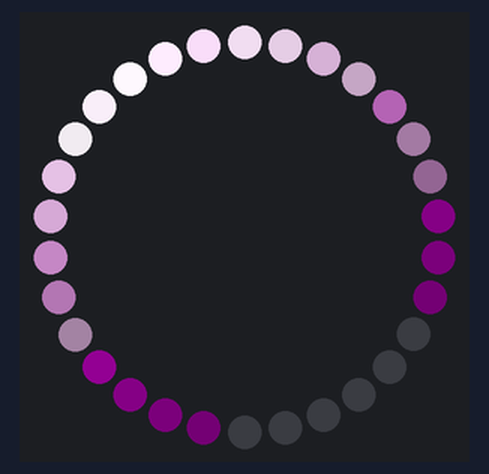
A program run on a simulated Circuit Playground running CircuitPython. On the bench: 30 RGB LEDs in a ring, first at the top, clockwise. Random numbers come from a fixed seed; what the program prints to the serial console is not drawn.

Above: at 0.45 s.
At 1.35 s:
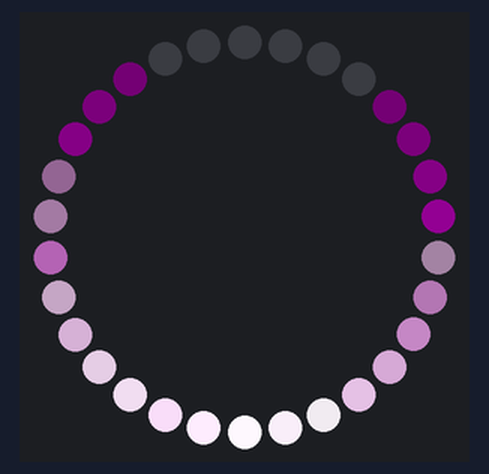
At 1.95 s:
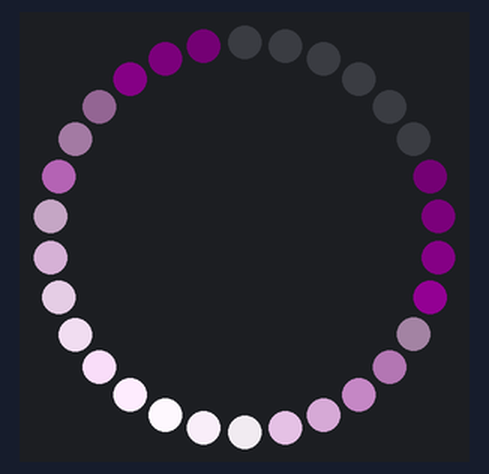
At 2.56 s:
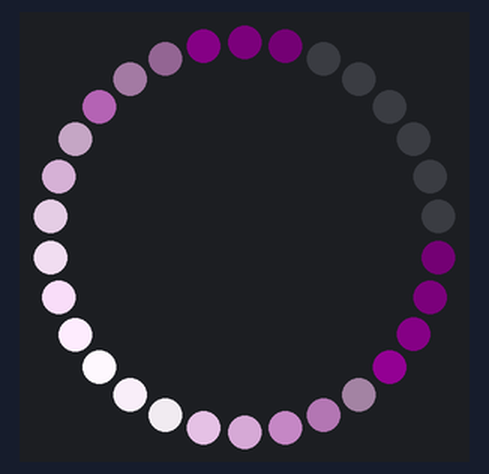
At 3.46 s:
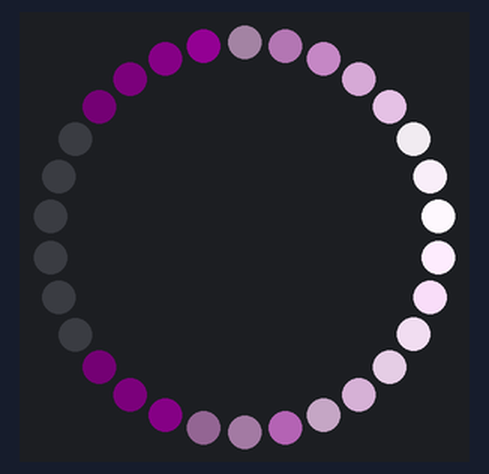
At 4.67 s:
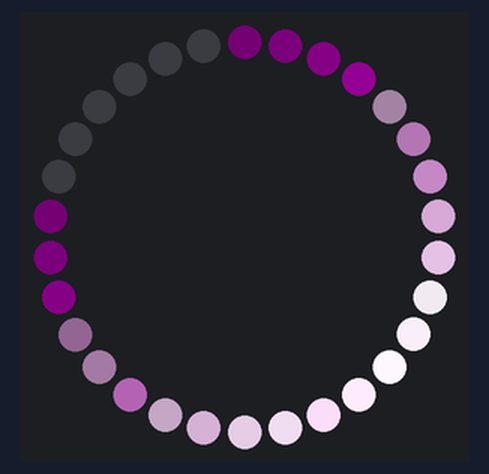

Measured:
- by itself, everything shown: repeats every 4.5 s, in 15 steps

The program:

f.py
```python
# Use the 10 NeoPixels on Circuit Playground Express via the
#   Adafruit neopixel library

import time
import neopixel
import board
import math

try:
    import urandom as random
except ImportError:
    import random

gamma8 = [
0, 0, 0, 0, 0, 0, 0, 0, 0, 0, 0, 0, 0, 0, 0, 0,
0, 0, 0, 0, 0, 0, 0, 0, 0, 0, 0, 0, 1, 1, 1, 1,
1, 1, 1, 1, 1, 1, 1, 1, 1, 2, 2, 2, 2, 2, 2, 2,
2, 3, 3, 3, 3, 3, 3, 3, 4, 4, 4, 4, 4, 5, 5, 5,
5, 6, 6, 6, 6, 7, 7, 7, 7, 8, 8, 8, 9, 9, 9, 10,
10, 10, 11, 11, 11, 12, 12, 13, 13, 13, 14, 14, 15, 15, 16, 16,
17, 17, 18, 18, 19, 19, 20, 20, 21, 21, 22, 22, 23, 24, 24, 25,
25, 26, 27, 27, 28, 29, 29, 30, 31, 32, 32, 33, 34, 35, 35, 36,
37, 38, 39, 39, 40, 41, 42, 43, 44, 45, 46, 47, 48, 49, 50, 50,
51, 52, 54, 55, 56, 57, 58, 59, 60, 61, 62, 63, 64, 66, 67, 68,
69, 70, 72, 73, 74, 75, 77, 78, 79, 81, 82, 83, 85, 86, 87, 89,
90, 92, 93, 95, 96, 98, 99,101,102,104,105,107,109,110,112,114,
115,117,119,120,122,124,126,127,129,131,133,135,137,138,140,142,
144,146,148,150,152,154,156,158,160,162,164,167,169,171,173,175,
177,180,182,184,186,189,191,193,196,198,200,203,205,208,210,213,
215,218,220,223,225,228,231,233,236,239,241,244,247,249,252,255 ]

pulse = 0
cycle = 1
cycle_speed = 0 # 0, 1, 2

pixpin = board.D1
numpix = 30

pixels = neopixel.NeoPixel(pixpin, numpix, brightness=1.0, auto_write=False)

num_pixels = 30
pixels_used = 30 # 20

minblue = 10
mingreen = 10
maxblue = 50
maxgreen = 40
step = 5
ctr = 0
ctr2 = 0

p = []
ps = []

# initialize
for i in range(0, num_pixels):
    s = step
    d = 1

    v = 6.28 * i / num_pixels
    s = int((math.sin(v) + 1) / 2 * 255)
    gamma = gamma8[s]
    downstep = random.randint(3, 30)

    print(str(i)+ ", " + str(v) + ", " + str(s) + ", " + str(gamma))


    p = [s, d, gamma, gamma, gamma, downstep]
    if i <= pixels_used:
        ps.append(p)
	#ps.append([9,1,255-i*12-13,255-i*12-13,(255-i*12-13)/10])
    else:
        ps.append([0,0,1,0,0,0])

# main loop
c = 0.0
while True:

    #c = c + 0.1
    #cos = (math.cos(c) + 1.0) / 2
    #sin = (math.sin(c) + 1.0) / 2

    for p in range(0, num_pixels):
        #brt = blue[p]
        brt = ps[p][3]
        downstep = ps[p][5]

        r = brt
        g = max(brt - downstep, 0)
        b = brt

        pixels[p] = (r, g, b)

    pixels.show()

    # delay to cycle

    ctr2 = ctr2 + 1
    if ctr2 > cycle_speed:

	    ctr2 = 0
	    pst = list(ps)
	    t1 = pst[0]
	    for i in range(0, len(ps)-1):
	        ps[i] = ps[i + 1]
	    ps[len(ps)-1] = t1
```
